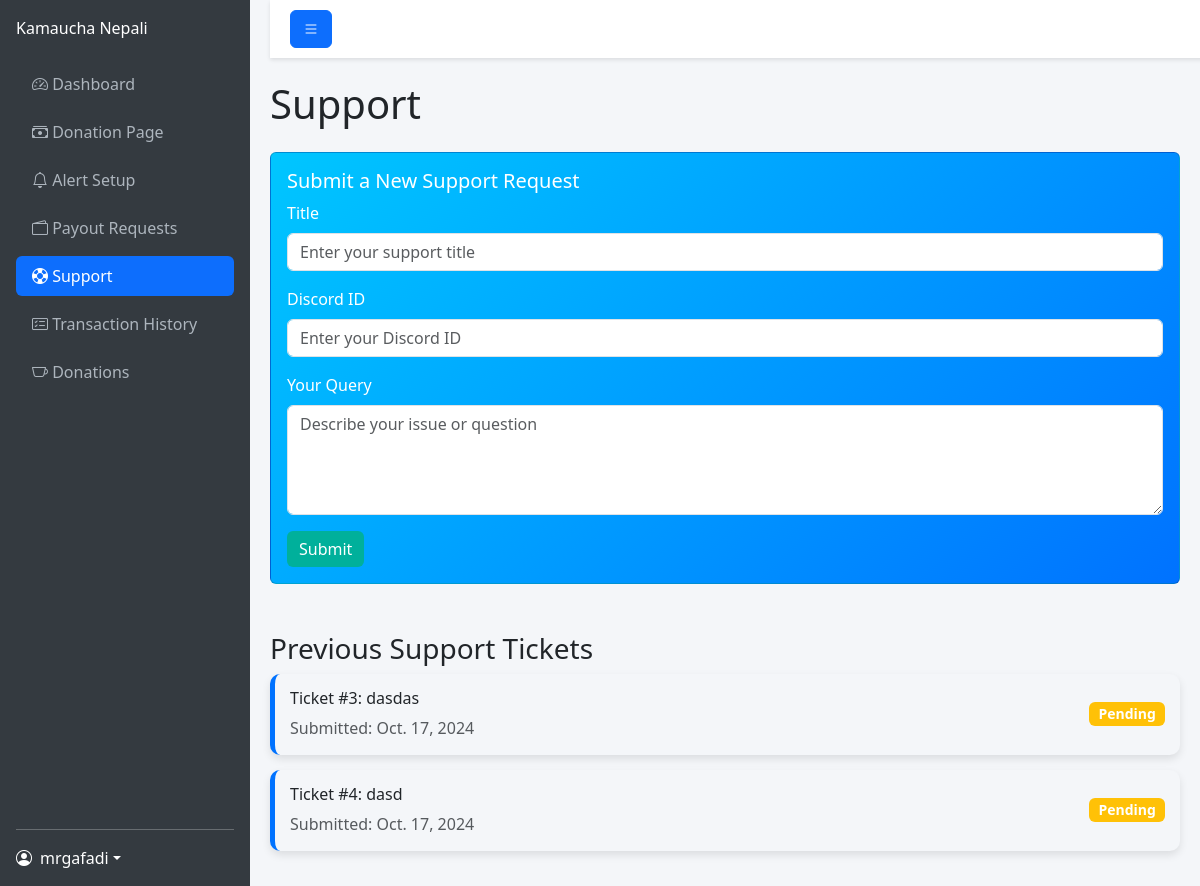
Page /dashboard/support/ (signed in) on the earlier database version.
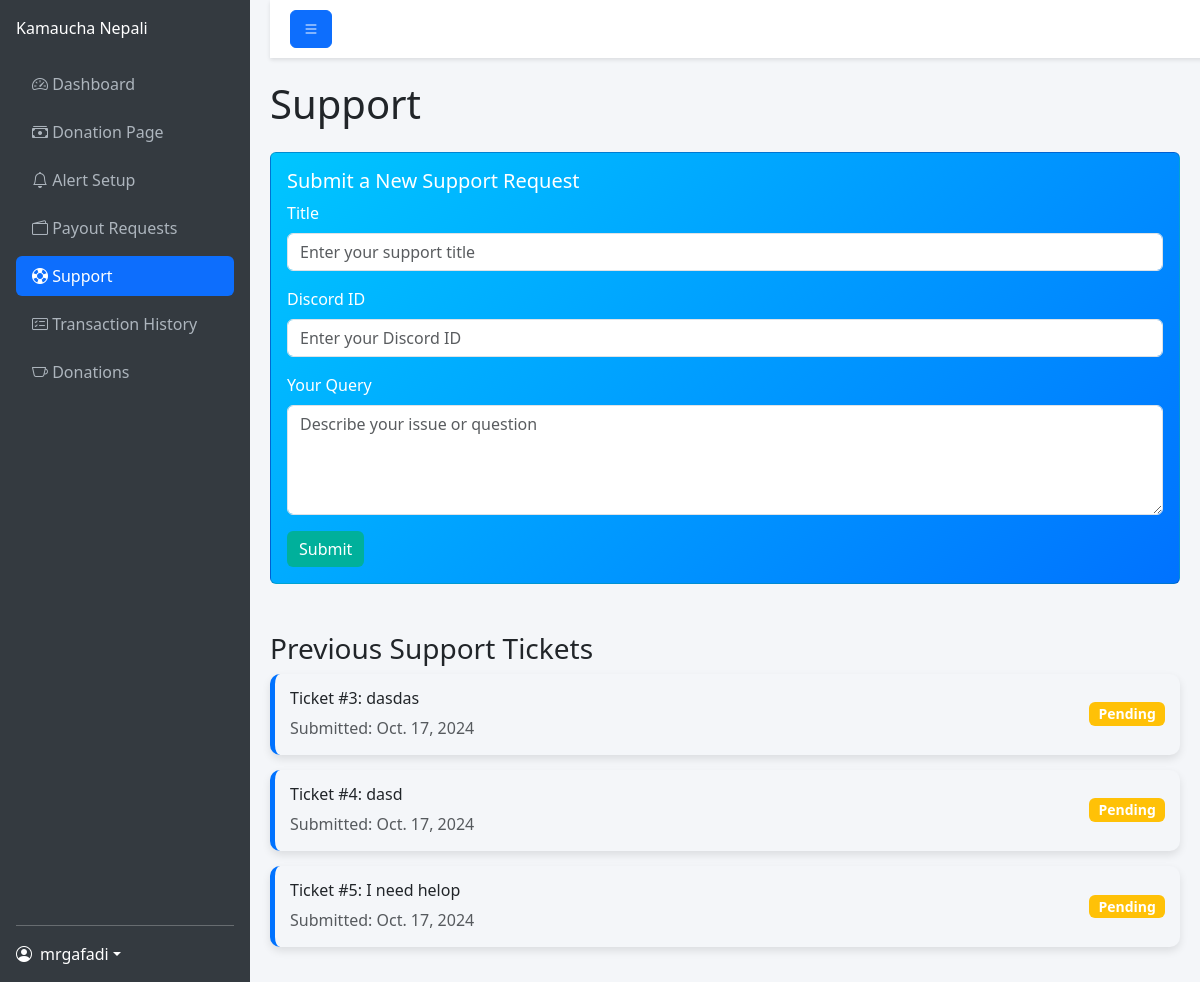
Same page on the later database version.
### home/models.py (models this page shows, shortened)
class Support(models.Model):
    PENDING = 'Pending'
    Resolved = 'Resolved'
    Closed = 'Closed'
    PAYOUT_STATUS_CHOICES = [
        (PENDING, 'Pending'),
        (Resolved, 'Resolved'),
        (Closed, 'Closed'),
    ]
    username = models.ForeignKey(User,on_delete=models.CASCADE)
    discord_id = models.TextField()
    ticket_title = models.TextField(default="")
    support_message = models.TextField()
    ticket_status = models.CharField(
        max_length=20,
        choices=PAYOUT_STATUS_CHOICES,
        default=PENDING,
    )
    created_at = models.DateField(auto_now_add=True)

### home/views.py (the view)
# urls.py: path("dashboard/support/", views.support_page , name="support_page"),
def support_page(request):
    if not request.user.is_authenticated:
        return redirect("/login/")
    if request.method == "POST":
        ticket_title = request.POST.get("title")
        discord_id = request.POST.get("discordid")
        support_message = request.POST.get("support_message")
        print(ticket_title, discord_id, support_message)
        support_db = Support.objects.create(
            username=request.user,
            ticket_title=ticket_title,
            discord_id=discord_id,
            support_message=support_message # Assuming you have a status field in your model
        )
        support_db.save()
        messages.success(request, "We have received your message! We will reply to you on Discord shortly.")
        return redirect("support_page")  # Redirect to prevent resubmission
    else:
        support_tickets = Support.objects.filter(username=request.user).order_by('-created_at')
        return render(request, "home/support.html", {'support_tickets': support_tickets})

### home/templates/home/support.html (shortened to what the changed rows need)
<!DOCTYPE html>
<html lang="en">
<head>
    <link href="https://cdn.jsdelivr.net/npm/bootstrap@5.3.0/dist/css/bootstrap.min.css" rel="stylesheet">
    <link href="https://cdn.jsdelivr.net/npm/bootstrap-icons@1.10.5/font/bootstrap-icons.css" rel="stylesheet">
</head>
<body>
    <div class="content flex-grow-1">
        <div class="main-content">
            <h1 class="mb-4">Support</h1>
            {% if support_tickets %}
                {% for ticket in support_tickets %}
                <div class="ticket-card">
                    <div class="d-flex justify-content-between align-items-center">
                        <div>
                            <h6>Ticket #{{ ticket.id }}: {{ ticket.ticket_title }}</h6>
                            <p class="mb-0 text-muted">Submitted: {{ ticket.created_at }}</p>
                        </div>
                        <span class="badge badge-status
                            {% if ticket.ticket_status == 'Pending' %}bg-warning
                            {% elif ticket.ticket_status == 'Resolved' %}bg-success
                            {% elif ticket.ticket_status == 'Closed' %}bg-danger
                            {% else %}bg-secondary{% endif %}
                        ">{{ ticket.ticket_status }}</span>
                    </div>
                </div>
                {% endfor %}
            {% else %}
                <p>No previous support tickets found.</p>
            {% endif %}
        </div>
    </div>
</body>
</html>

Differences in the rows shown:
added Support: id "5", ticket_title "I need helop", created_at "Oct. 17, 2024", ticket_status "Pending"
